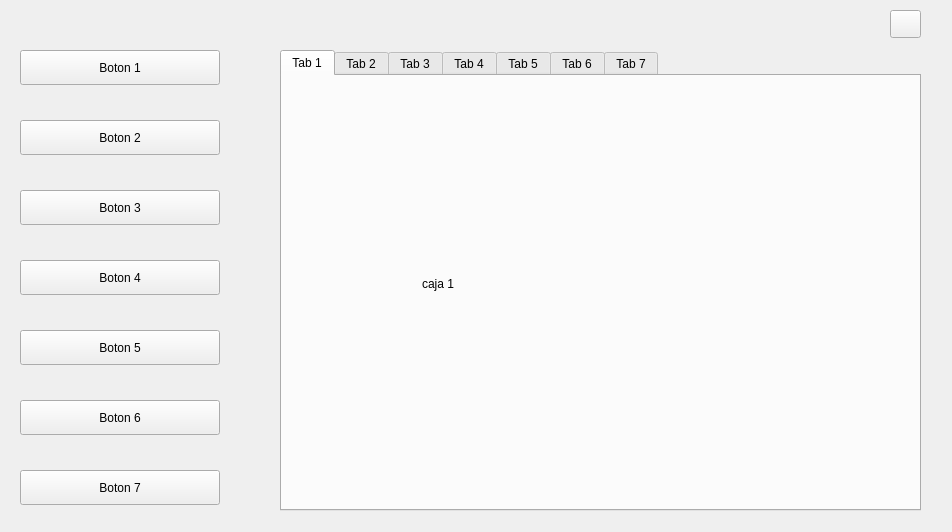
<?xml version="1.0" encoding="UTF-8"?>
<ui version="4.0">
 <class>MainWindow</class>
 <widget class="QMainWindow" name="MainWindow">
  <property name="geometry">
   <rect>
    <x>0</x>
    <y>0</y>
    <width>952</width>
    <height>532</height>
   </rect>
  </property>
  <property name="windowTitle">
   <string>MainWindow</string>
  </property>
  <widget class="QWidget" name="widget">
   <widget class="QPushButton" name="btn_1">
    <property name="geometry">
     <rect>
      <x>20</x>
      <y>50</y>
      <width>200</width>
      <height>35</height>
     </rect>
    </property>
    <property name="text">
     <string>Boton 1</string>
    </property>
   </widget>
   <widget class="QPushButton" name="btn_3">
    <property name="geometry">
     <rect>
      <x>20</x>
      <y>190</y>
      <width>200</width>
      <height>35</height>
     </rect>
    </property>
    <property name="text">
     <string>Boton 3</string>
    </property>
   </widget>
   <widget class="QPushButton" name="btn_2">
    <property name="geometry">
     <rect>
      <x>20</x>
      <y>120</y>
      <width>200</width>
      <height>35</height>
     </rect>
    </property>
    <property name="text">
     <string>Boton 2</string>
    </property>
   </widget>
   <widget class="QPushButton" name="btn_6">
    <property name="geometry">
     <rect>
      <x>20</x>
      <y>400</y>
      <width>200</width>
      <height>35</height>
     </rect>
    </property>
    <property name="text">
     <string>Boton 6</string>
    </property>
   </widget>
   <widget class="QPushButton" name="btn_4">
    <property name="geometry">
     <rect>
      <x>20</x>
      <y>260</y>
      <width>200</width>
      <height>35</height>
     </rect>
    </property>
    <property name="text">
     <string>Boton 4</string>
    </property>
   </widget>
   <widget class="QPushButton" name="btn_5">
    <property name="geometry">
     <rect>
      <x>20</x>
      <y>330</y>
      <width>200</width>
      <height>35</height>
     </rect>
    </property>
    <property name="text">
     <string>Boton 5</string>
    </property>
   </widget>
   <widget class="QPushButton" name="btn_7">
    <property name="geometry">
     <rect>
      <x>20</x>
      <y>470</y>
      <width>200</width>
      <height>35</height>
     </rect>
    </property>
    <property name="text">
     <string>Boton 7</string>
    </property>
   </widget>
   <widget class="QTabWidget" name="tabWidget">
    <property name="geometry">
     <rect>
      <x>280</x>
      <y>50</y>
      <width>641</width>
      <height>461</height>
     </rect>
    </property>
    <property name="currentIndex">
     <number>0</number>
    </property>
    <widget class="QWidget" name="tab_1">
     <attribute name="title">
      <string>Tab 1</string>
     </attribute>
     <widget class="QLabel" name="label">
      <property name="geometry">
       <rect>
        <x>140</x>
        <y>200</y>
        <width>55</width>
        <height>16</height>
       </rect>
      </property>
      <property name="text">
       <string>caja 1</string>
      </property>
     </widget>
    </widget>
    <widget class="QWidget" name="tab_2">
     <attribute name="title">
      <string>Tab 2</string>
     </attribute>
     <widget class="QLabel" name="label_2">
      <property name="geometry">
       <rect>
        <x>200</x>
        <y>260</y>
        <width>55</width>
        <height>16</height>
       </rect>
      </property>
      <property name="text">
       <string>caja 2</string>
      </property>
     </widget>
    </widget>
    <widget class="QWidget" name="tab_3">
     <attribute name="title">
      <string>Tab 3</string>
     </attribute>
     <widget class="QLabel" name="label_3">
      <property name="geometry">
       <rect>
        <x>260</x>
        <y>180</y>
        <width>55</width>
        <height>16</height>
       </rect>
      </property>
      <property name="text">
       <string>caja 3</string>
      </property>
     </widget>
    </widget>
    <widget class="QWidget" name="tab_4">
     <attribute name="title">
      <string>Tab 4</string>
     </attribute>
     <widget class="QLabel" name="label_4">
      <property name="geometry">
       <rect>
        <x>190</x>
        <y>180</y>
        <width>55</width>
        <height>16</height>
       </rect>
      </property>
      <property name="text">
       <string>caja 4</string>
      </property>
     </widget>
    </widget>
    <widget class="QWidget" name="tab_5">
     <attribute name="title">
      <string>Tab 5</string>
     </attribute>
     <widget class="QLabel" name="label_5">
      <property name="geometry">
       <rect>
        <x>200</x>
        <y>130</y>
        <width>55</width>
        <height>16</height>
       </rect>
      </property>
      <property name="text">
       <string>caja 5</string>
      </property>
     </widget>
    </widget>
    <widget class="QWidget" name="tab_6">
     <attribute name="title">
      <string>Tab 6</string>
     </attribute>
     <widget class="QLabel" name="label_6">
      <property name="geometry">
       <rect>
        <x>240</x>
        <y>110</y>
        <width>55</width>
        <height>16</height>
       </rect>
      </property>
      <property name="text">
       <string>caja 6</string>
      </property>
     </widget>
    </widget>
    <widget class="QWidget" name="tab_7">
     <attribute name="title">
      <string>Tab 7</string>
     </attribute>
     <widget class="QLabel" name="label_7">
      <property name="geometry">
       <rect>
        <x>270</x>
        <y>140</y>
        <width>55</width>
        <height>16</height>
       </rect>
      </property>
      <property name="text">
       <string>caja 7</string>
      </property>
     </widget>
    </widget>
   </widget>
   <widget class="QPushButton" name="nocturno">
    <property name="geometry">
     <rect>
      <x>890</x>
      <y>10</y>
      <width>31</width>
      <height>28</height>
     </rect>
    </property>
    <property name="text">
     <string/>
    </property>
   </widget>
  </widget>
 </widget>
 <resources/>
 <connections/>
</ui>
